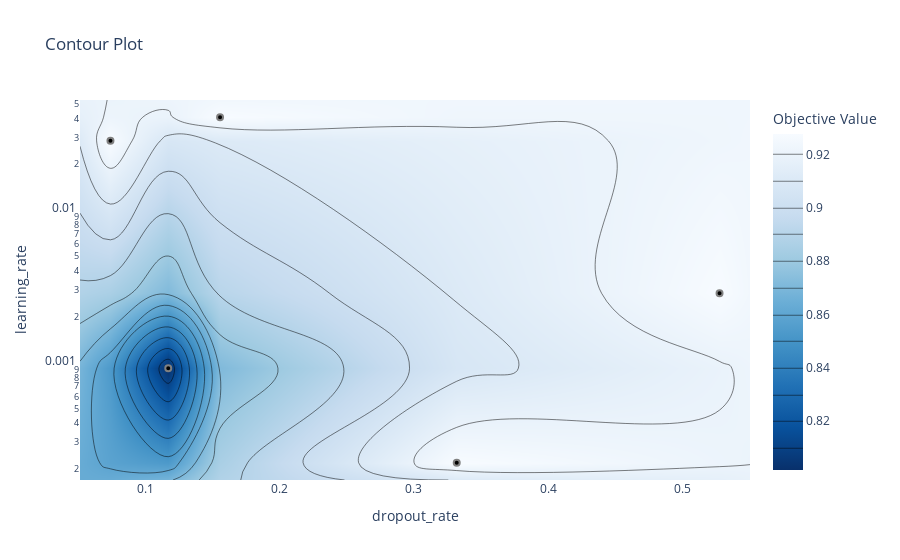

Notebook source saved alongside this figure:
### Code cell
# plot the estimated accuracy surface over hyperparameters:
fig = optuna.visualization.plot_contour(study9, params=['learning_rate', 'dropout_rate'])
fig.show()

### Figure 1 — Plotly figure (JSON) as saved in the notebook; plotly's stock layout.template omitted (floating-point values rounded to 4 significant figures)
{"data": [{"colorbar": {"title": {"text": "Objective Value"}}, "colorscale": [[0, "rgb(247,251,255)"], [0.125, "rgb(222,235,247)"], [0.25, "rgb(198,219,239)"], [0.375, "rgb(158,202,225)"], [0.5, "rgb(107,174,214)"], [0.625, "rgb(66,146,198)"], [0.75, "rgb(33,113,181)"], [0.875, "rgb(8,81,156)"], [1, "rgb(8,48,107)"]], "connectgaps": true, "contours": {"coloring": "heatmap"}, "hoverinfo": "none", "line": {"smoothing": 1.3}, "reversescale": true, "type": "contour", "x": [0.05165, 0.07431, 0.1173, 0.1558, 0.3319, 0.5273, 0.55], "y": [0.0001699, 0.0002205, 0.0009192, 0.002847, 0.02849, 0.04068, 0.0528], "z": [[null, null, null, null, null, null, null], [null, null, null, null, 0.9277, null, null], [null, null, 0.8017, null, null, null, null], [null, null, null, null, null, 0.9277, null], [null, 0.9277, null, null, null, null, null], [null, null, null, 0.9277, null, null, null], [null, null, null, null, null, null, null]]}, {"marker": {"color": "black", "line": {"color": "Grey", "width": 2}}, "mode": "markers", "showlegend": false, "type": "scatter", "x": [0.5273, 0.07431, 0.1173, 0.3319, 0.1558], "y": [0.002847, 0.02849, 0.0009192, 0.0002205, 0.04068]}], "layout": {"title": {"text": "Contour Plot"}, "xaxis": {"range": [0.05165, 0.55], "title": {"text": "dropout_rate"}}, "yaxis": {"range": [-3.77, -1.277], "title": {"text": "learning_rate"}, "type": "log"}}}
